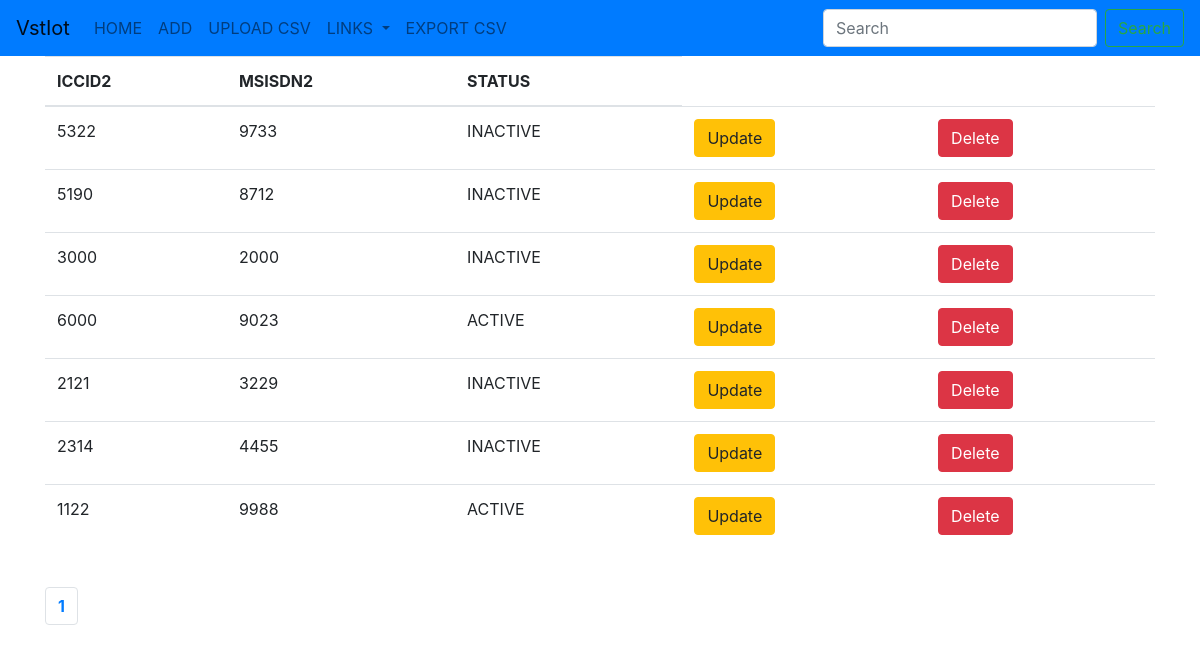
The page /branch3?page=2 on the database as committed earlier.
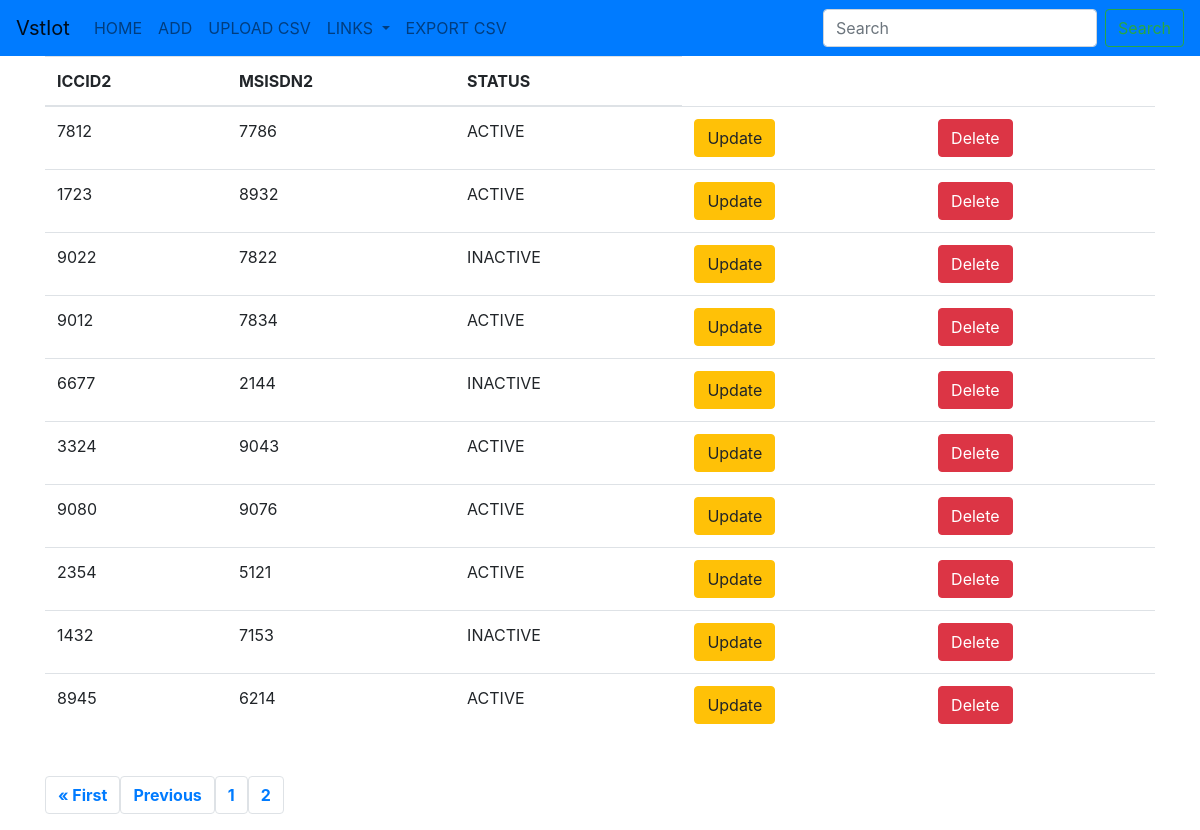
The same page on the database as committed later.
### vstiot/models.py (models this page shows)
class Branch2(models.Model):
    iccid2 = models.CharField(max_length=50,blank=False)
    msisdn2 = models.CharField(max_length=50,blank=False)
    choices = (
        ('ACTIVE','active'),
        ('INACTIVE','not active'),
    )
    status = models.CharField(max_length=50,blank=False,choices=choices,default='INACTIVE')

### vstiot/views.py (the view)
# urls.py: path('branch3',branch3,name='branch3'),
def branch3(request):
    branch3 = Branch2.objects.all()
    pg = Paginator(Branch2.objects.all(), 10)
    pagez = request.GET.get('page')
    br3 = pg.get_page(pagez)
    numb = "c" * br3.paginator.num_pages
    context = {
        'branch3':branch3,
        'br3':br3,
        'numb':numb
    }
    return render(request,'branch3.html',context)

### templates/branch3.html (shortened to what this page needs)
{% extends 'base3.html' %}
{% block body %}
<div class="container">
    <table class="table table-hover">
        <thead>
            <tr>
                <th>ICCID2</th>
                <th>MSISDN2</th>
                <th>STATUS</th>
            </tr>
        </thead>
        <tbody>
            {% for item in br3 %}
            <tr>
                <td>{{item.iccid2}}</td>
                <td>{{item.msisdn2}}</td>
                <td>{{item.status}}</td>
                <td><a href="{% url 'update2branch3' item.id %}" class="btn btn-warning btn-md">Update</a></td>
                <td><a href="{% url 'delete2branch3' item.id %}" class="btn btn-danger btn-md">Delete</a></td>
            </tr>
            {% endfor %}
        </tbody>
    </table>
    <br>
    <center>
        <nav aria-label="Page navigation example">
            <ul class="pagination">
                {% if br3.has_previous %}
                    <strong><li class="page-item"><a class="page-link" href="?page=1">&laquo; First</a></li></strong>
                    <strong><li class="page-item"><a class="page-link" href="?page={{ br3.previous_page_number }}">Previous</a></li></strong>
                {% endif %}
                {% for i in numb %}
                    <strong><li class="page-item"><a class="page-link" href="?page={{ forloop.counter }}">{{ forloop.counter }}</a></li></strong>
                {% endfor %}
            </ul>
        </nav>
    </center>
</div>
{% endblock %}

Rows that differ between the two databases and show on the page:
no longer on this page (row unchanged): Branch2: iccid2 "5322", msisdn2 "9733", status "INACTIVE"
no longer on this page (row unchanged): Branch2: iccid2 "5190", msisdn2 "8712", status "INACTIVE"
no longer on this page (row unchanged): Branch2: iccid2 "3000", msisdn2 "2000", status "INACTIVE"
no longer on this page (row unchanged): Branch2: iccid2 "6000", msisdn2 "9023", status "ACTIVE"
no longer on this page (row unchanged): Branch2: iccid2 "2121", msisdn2 "3229", status "INACTIVE"
no longer on this page (row unchanged): Branch2: iccid2 "2314", msisdn2 "4455", status "INACTIVE"
no longer on this page (row unchanged): Branch2: iccid2 "1122", msisdn2 "9988", status "ACTIVE"
added Branch2: iccid2 "7812", msisdn2 "7786", status "ACTIVE"
added Branch2: iccid2 "1723", msisdn2 "8932", status "ACTIVE"
added Branch2: iccid2 "9022", msisdn2 "7822", status "INACTIVE"
added Branch2: iccid2 "9012", msisdn2 "7834", status "ACTIVE"
added Branch2: iccid2 "6677", msisdn2 "2144", status "INACTIVE"
added Branch2: iccid2 "3324", msisdn2 "9043", status "ACTIVE"
added Branch2: iccid2 "9080", msisdn2 "9076", status "ACTIVE"
added Branch2: iccid2 "2354", msisdn2 "5121", status "ACTIVE"
added Branch2: iccid2 "1432", msisdn2 "7153", status "INACTIVE"
added Branch2: iccid2 "8945", msisdn2 "6214", status "ACTIVE"
Other text that changed with them:
text now shown: "« First Previous"
new list line: "2"
